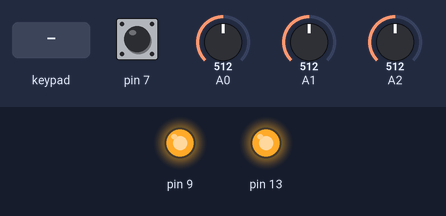
Bench run of a sketch on a simulated Arduino Leonardo, built with avr-gcc and run on an emulated ATmega32U4. Parts: output pins drawn as LEDs (lit = HIGH). Inputs (shaded band) come from the test bench; at power-on: pin 7 HIGH, A0 = 512, A1 = 512, A2 = 512. USB keyboard and mouse output is not drawn; what the sketch prints to the serial monitor is not drawn.

Above: at 0.1 s.
At 1.7 s:
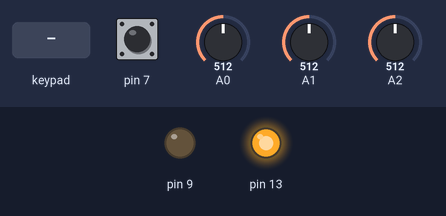
1.8 s: key '*' pressed
At 2.4 s:
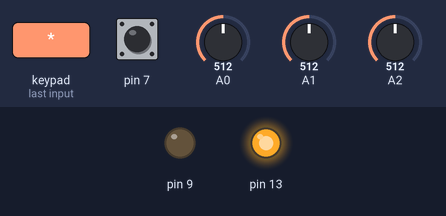
Timing chart, 0 to 4.8 s (numbered marks = the images above; inputs shaded):
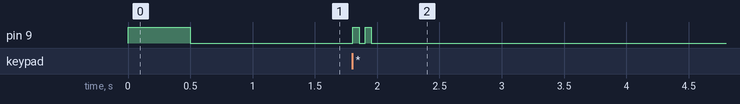

The sketch:

BVEController_Key.ino
```cpp
#include <Keyboard.h>
#include <Keypad.h>

int i;
int dsd2 = 1;
int enable = 0;
int tmp1, tmp2, tmp3;
int power, brake, forward;

const byte ROWS = 4; //four rows
const byte COLS = 3; //three columns
char keys[ROWS][COLS] = {
  {'1', '2', '3'},
  {'4', '5', '6'},
  {'7', '8', '9'},
  {'*', '0', '#'}
};
byte rowPins[ROWS] = {0, 1, 2, 3}; //connect to the row pinouts of the keypad
byte colPins[COLS] = {4, 5, 6}; //connect to the column pinouts of the keypad

Keypad keypad = Keypad( makeKeymap(keys), rowPins, colPins, ROWS, COLS );

void setup() {
  pinMode(9, OUTPUT);
  pinMode(13, OUTPUT);
  pinMode(7, INPUT_PULLUP);

  Serial.begin(9600);
  Keyboard.begin();

  digitalWrite(13,HIGH);
  power = brake = forward = 0;

  analogWrite(9,255);
  delay(500);
  analogWrite(9,0);
}

void loop() {
  int a = map(analogRead(A1), 0, 1023, 255, 0);
  int b = map(analogRead(A2), 0, 1023, 0, 255);
  int c = map(analogRead(A0), 0, 1023, 90, -90);
  char key = keypad.getKey();
  int dsd = digitalRead(7);


  // 현재 brake, power, forward위치 산출

  brake = brk(a,brake);
  power = pwr(b,power);
  forward = fwd(c);

  // 키패드 작동
  keyfunc(key, &dsd2, &enable);

  // 키보드 작동 (DSD2도 포함)
  // Enable이 1일때만 작동하게 함

  if(enable == 1)
    keycontrol(brake,power,forward,tmp1,tmp2,tmp3,dsd,dsd2);

  // 현재 brake, power, forward값을 tmp에 저장

  tmp1 = brake;
  tmp2 = power;
  tmp3 = forward;
}

void keycontrol(int b,int p,int f,int t1,int t2,int t3,int d,int d2)
{
  Serial.println(f);
  Serial.println(b);
  Serial.println(p);
  //reverser
  if (t3 > f)
  {
    Keyboard.press(KEY_UP_ARROW);
    Keyboard.release(KEY_UP_ARROW);
  }
  else if (t3 < f)
  {
    Keyboard.press(KEY_DOWN_ARROW);
    Keyboard.release(KEY_DOWN_ARROW);
  }

  //brake
  if (t1 > b)
  {
    Keyboard.press('<');
    Keyboard.release('<');
  }
  else if (t1 < b)
  {
    Keyboard.press('>');
    Keyboard.release('>');
  }

  //power
  if (t2 > p)
  {
    Keyboard.press(81);
    Keyboard.release(81);
  }
  else if (t2 < p)
  {
    Keyboard.press(90);
    Keyboard.release(90);
  }

  // DSD
  if(d == 0)
    Keyboard.press(KEY_TAB);
  else
    Keyboard.release(KEY_TAB);

  // DSD매크로
  if(d2 == 0)
    Keyboard.press(KEY_TAB);
  else
    Keyboard.release(KEY_TAB);

  return;
}

int brk(int a,int br) {
  int brake;
  if (a >= 0 && a < 10)       brake = 0;
  else if (a >= 2 && a < 10)  brake = 1;
  else if (a >= 12 && a < 20) brake = 2;
  else if (a >= 22 && a < 30) brake = 3;
  else if (a >= 32 && a < 40) brake = 4;
  else if (a >= 42 && a < 50) brake = 5;
  else if (a >= 52 && a < 60) brake = 6;
  else if (a >= 62 && a < 70) brake = 7;
  else if (a >= 72 && a < 80) brake = 8;
  else                        brake = br;
  return brake;
}

int pwr(int b,int ac) {
  int power;
  if (b >= 0 && b < 15)         power = 0;
  else if (b >= 17 && b < 30)   power = 1;
  else if (b >= 32 && b < 45)   power = 2;
  else if (b >= 47 && b < 60)   power = 3;
  else if (b >= 62 && b < 75)   power = 4;
  else                          power = ac;
  return power;
}

int fwd(int c) {
  int forward;
  if (c >= 30)        forward = 1;
  else if (c <= -30)  forward = -1;
  else                forward = 0;
  return forward;
}

void keyfunc(char key, int *dsd2, int *enable)
{
  switch(key)
  {
    case '1' : *dsd2 = 0; break;
    case '2' : *dsd2 = 1; break;
    case '3' : Keyboard.press(KEY_RETURN);Keyboard.release(KEY_RETURN); break;
    case '4' : break;
    case '5' : break;
    case '6' : break;
    case '7' : Keyboard.press('p');Keyboard.release('p'); break;
    case '8' : Keyboard.press(KEY_F3);Keyboard.release(KEY_F3); break;
    case '9' : break;
    case '*' : {
      *enable = *enable + 1;
      *enable = *enable % 2;
      for(i=0;i<*enable+1;i++)
      {
        analogWrite(9,255);
        delay(50);
        analogWrite(9,0);
        delay(50);
      }
      break;
    }
    case '0' : break;
    case '#' : break;
  }
  return;
}
```

Measured:
- after the input at 1.8 s, pin 9: alternates HIGH for 0.05 s and LOW for 0.05 s, 4 changes in all, then stays LOW, starting at once
